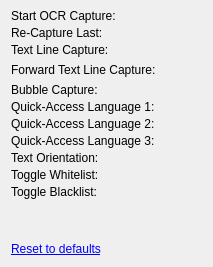
     <widget class="QWidget" name="tabHotkeys">
      <attribute name="title">
       <string>Hotkeys</string>
      </attribute>
      <layout class="QGridLayout" name="gridLayout_11">
       <property name="topMargin">
        <number>9</number>
       </property>
       <property name="verticalSpacing">
        <number>3</number>
       </property>
       <item row="0" column="0">
        <widget class="QLabel" name="labelHotkeyCaptureBox">
         <property name="toolTip">
          <string>&lt;html&gt;&lt;head/&gt;&lt;body&gt;&lt;p&gt;Start an OCR capture using a capture box that you may place over the text that you want to OCR.&lt;/p&gt;&lt;/body&gt;&lt;/html&gt;</string>
         </property>
         <property name="text">
          <string>Start OCR Capture:</string>
         </property>
        </widget>
       </item>
       <item row="0" column="1">
        <widget class="HotkeyWidget" name="widgetHotkeyCaptureBox" native="true"/>
       </item>
       <item row="1" column="0">
        <widget class="QLabel" name="labelHotkeyRecaptureLast">
         <property name="toolTip">
          <string>&lt;html&gt;&lt;head/&gt;&lt;body&gt;&lt;p&gt;OCR the text under the previously defined capture box.&lt;/p&gt;&lt;/body&gt;&lt;/html&gt;</string>
         </property>
         <property name="text">
          <string>Re-Capture Last:</string>
         </property>
        </widget>
       </item>
       <item row="1" column="1">
        <widget class="HotkeyWidget" name="widgetHotkeyRecaptureLast" native="true"/>
       </item>
       <item row="2" column="0">
        <widget class="QLabel" name="labelHotkeyTextLineCapture">
         <property name="toolTip">
          <string>&lt;html&gt;&lt;head/&gt;&lt;body&gt;&lt;p&gt;Attempt to auto-capture the line of text that is closest to the mouse pointer.&lt;/p&gt;&lt;/body&gt;&lt;/html&gt;</string>
         </property>
         <property name="text">
          <string>Text Line Capture:</string>
         </property>
        </widget>
       </item>
       <item row="2" column="1">
        <widget class="HotkeyWidget" name="widgetHotkeyTextLineCapture" native="true"/>
       </item>
       <item row="3" column="0">
        <widget class="QLabel" name="labelHotkeyForwardTextLineCapture">
         <property name="toolTip">
          <string>&lt;html&gt;&lt;head/&gt;&lt;body&gt;&lt;p&gt;Attempt to auto-capture a single line of text starting at the character that is closest to the mouse pointer and working forward.&lt;/p&gt;&lt;/body&gt;&lt;/html&gt;</string>
         </property>
         <property name="text">
          <string>Forward Text Line Capture:</string>
         </property>
        </widget>
       </item>
       <item row="3" column="1">
        <widget class="HotkeyWidget" name="widgetHotkeyForwardTextLineCapture" native="true"/>
       </item>
       <item row="3" column="2">
        <spacer name="horizontalSpacer_7">
         <property name="orientation">
          <enum>Qt::Horizontal</enum>
         </property>
         <property name="sizeHint" stdset="0">
          <size>
           <width>40</width>
           <height>20</height>
          </size>
         </property>
        </spacer>
       </item>
       <item row="4" column="0">
        <widget class="QLabel" name="labelHotkeyBubbleCapture">
         <property name="toolTip">
          <string>&lt;html&gt;&lt;head/&gt;&lt;body&gt;&lt;p&gt;Attempt to auto-capture the text within a comic book speech/thought bubble. Bubble must be comptely enclosed. Place mouse in an empty part of the bubble (not the text) before activating this hotkey.&lt;/p&gt;&lt;/body&gt;&lt;/html&gt;</string>
         </property>
         <property name="text">
          <string>Bubble Capture:</string>
         </property>
        </widget>
       </item>
       <item row="4" column="1">
        <widget class="HotkeyWidget" name="widgetHotkeyBubbleCapture" native="true"/>
       </item>
       <item row="5" column="0">
        <widget class="QLabel" name="labelHotkeyLang1">
         <property name="toolTip">
          <string>&lt;html&gt;&lt;head/&gt;&lt;body&gt;&lt;p&gt;Set OCR language to Quick-Access Language Slot 1. See the OCR Language tab.&lt;/p&gt;&lt;/body&gt;&lt;/html&gt;</string>
         </property>
         <property name="text">
          <string>Quick-Access Language 1:</string>
         </property>
        </widget>
       </item>
       <item row="5" column="1">
        <widget class="HotkeyWidget" name="widgetHotkeyLang1" native="true"/>
       </item>
       <item row="6" column="0">
        <widget class="QLabel" name="labelHotkeyLang2">
         <property name="toolTip">
          <string>&lt;html&gt;&lt;head/&gt;&lt;body&gt;&lt;p&gt;Set OCR language to Quick-Access Language Slot 2. See the OCR Language tab.&lt;/p&gt;&lt;/body&gt;&lt;/html&gt;</string>
         </property>
         <property name="text">
          <string>Quick-Access Language 2:</string>
         </property>
        </widget>
       </item>
       <item row="6" column="1">
        <widget class="HotkeyWidget" name="widgetHotkeyLang2" native="true"/>
       </item>
       <item row="7" column="0">
        <widget class="QLabel" name="labelHotkeyLang3">
         <property name="toolTip">
          <string>&lt;html&gt;&lt;head/&gt;&lt;body&gt;&lt;p&gt;Set OCR language to Quick-Access Language Slot 3. See the OCR Language tab.&lt;/p&gt;&lt;/body&gt;&lt;/html&gt;</string>
         </property>
         <property name="text">
          <string>Quick-Access Language 3:</string>
         </property>
        </widget>
       </item>
       <item row="7" column="1">
        <widget class="HotkeyWidget" name="widgetHotkeyLang3" native="true"/>
       </item>
       <item row="8" column="0">
        <widget class="QLabel" name="labelHotkeyTextOrientation">
         <property name="toolTip">
          <string>&lt;html&gt;&lt;head/&gt;&lt;body&gt;&lt;p&gt;Switch between the text orientation modes. Used for Japanese and Chinese only.&lt;/p&gt;&lt;/body&gt;&lt;/html&gt;</string>
         </property>
         <property name="text">
          <string>Text Orientation:</string>
         </property>
        </widget>
       </item>
       <item row="8" column="1">
        <widget class="HotkeyWidget" name="widgetHotkeyTextOrientation" native="true"/>
       </item>
       <item row="9" column="0">
        <widget class="QLabel" name="labelHotkeyToggleWhitelist">
         <property name="toolTip">
          <string>&lt;html&gt;&lt;head/&gt;&lt;body&gt;&lt;p&gt;Enable/disable the whitelist feature. You may specify the whitelist to use in the OCR 1 tab.&lt;/p&gt;&lt;/body&gt;&lt;/html&gt;</string>
         </property>
         <property name="text">
          <string>Toggle Whitelist:</string>
         </property>
        </widget>
       </item>
       <item row="9" column="1">
        <widget class="HotkeyWidget" name="widgetHotkeyWhitelist" native="true"/>
       </item>
       <item row="10" column="0">
        <widget class="QLabel" name="labelHotkeyToggleBlacklist">
         <property name="toolTip">
          <string>&lt;html&gt;&lt;head/&gt;&lt;body&gt;&lt;p&gt;Enable/disable the blacklist feature. You may specify the blacklist to use in the OCR 1 tab.&lt;/p&gt;&lt;/body&gt;&lt;/html&gt;</string>
         </property>
         <property name="text">
          <string>Toggle Blacklist:</string>
         </property>
        </widget>
       </item>
       <item row="10" column="1">
        <widget class="HotkeyWidget" name="widgetHotkeyBlacklist" native="true"/>
       </item>
       <item row="11" column="0">
        <spacer name="verticalSpacer">
         <property name="orientation">
          <enum>Qt::Vertical</enum>
         </property>
         <property name="sizeHint" stdset="0">
          <size>
           <width>20</width>
           <height>40</height>
          </size>
         </property>
        </spacer>
       </item>
       <item row="12" column="0">
        <widget class="QLabel" name="labelHotkeysReset">
         <property name="text">
          <string>&lt;a href=&quot;none&quot;&gt;Reset to defaults&lt;/a&gt;</string>
         </property>
        </widget>
       </item>
      </layout>
     </widget>
